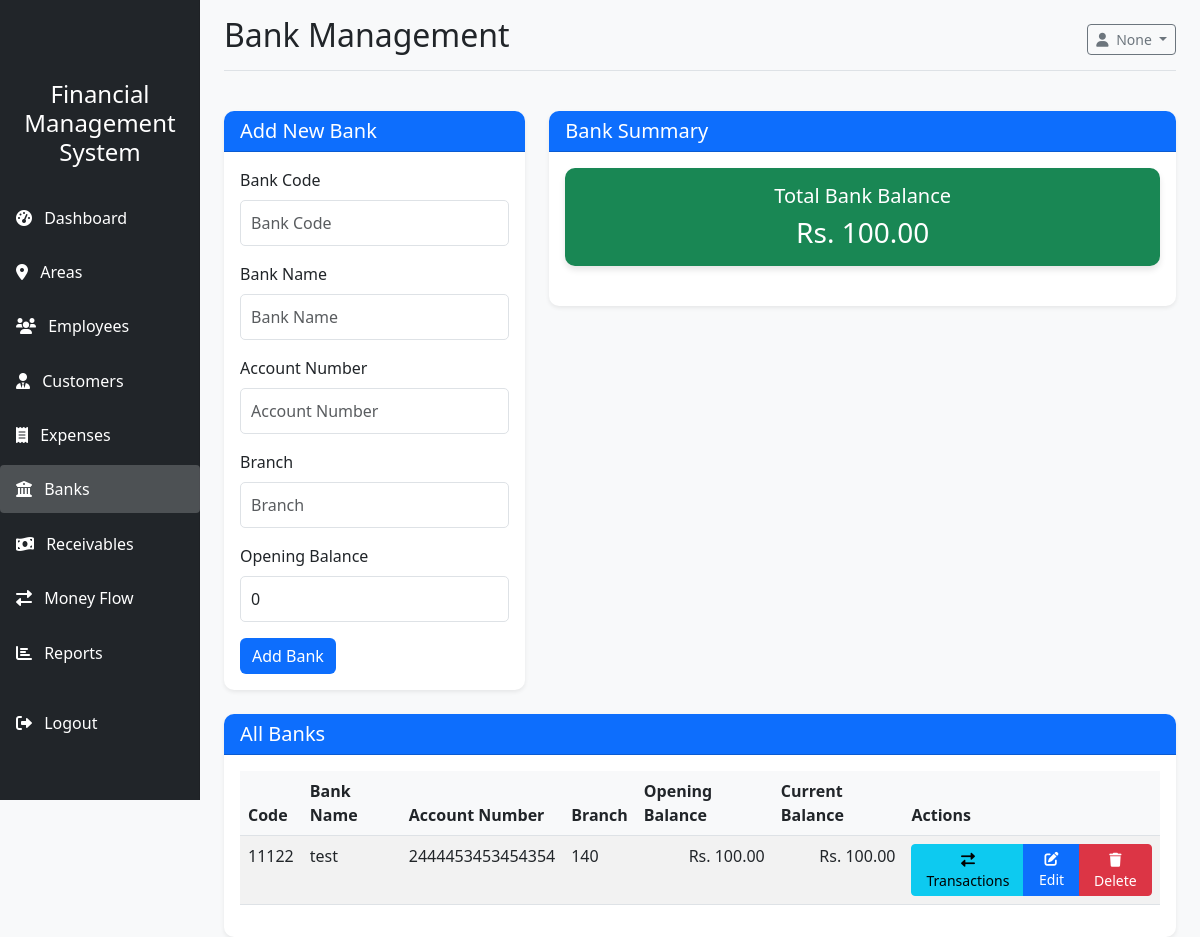
The page /dashboard/banks/ (signed in) on the database its author committed.
### authentication/models.py (models this page shows, shortened)
class User(AbstractUser):
    ROLE_CHOICES = (
        ('admin', 'Admin'),
        ('accountant', 'Accountant'),
    )
    username = None
    email = models.EmailField(_('email address'), unique=True)
    role = models.CharField(max_length=20, choices=ROLE_CHOICES, default='accountant')
    USERNAME_FIELD = 'email'
    REQUIRED_FIELDS = []
    objects = UserManager()

### dashboard/models.py (models this page shows, shortened)
class Bank(models.Model):
    bank_code = models.CharField(max_length=20, unique=True)
    name = models.CharField(max_length=100)
    account_number = models.CharField(max_length=50)
    branch = models.CharField(max_length=100, blank=True, null=True)
    opening_balance = models.DecimalField(max_digits=12, decimal_places=2, default=0)
    current_balance = models.DecimalField(max_digits=12, decimal_places=2, default=0)
    created_at = models.DateTimeField(auto_now_add=True)
    updated_at = models.DateTimeField(auto_now=True)

### dashboard/views.py (the view)
# urls.py: path('banks/', views.banks, name='banks'),
@login_required
def banks(request):
    banks = Bank.objects.all()
    form = BankForm()
    if request.method == 'POST':
        form = BankForm(request.POST)
        if form.is_valid():
            form.save()
            messages.success(request, 'Bank added successfully!')
            return redirect('banks')
    context = {
        'banks': banks,
        'form': form,
        'active_page': 'banks',
        'total_balance': banks.aggregate(Sum('current_balance'))['current_balance__sum'] or 0
    }
    return render(request, 'dashboard/banks.html', context)

### dashboard/forms.py (shortened to what this page needs)
class BankForm(forms.ModelForm):
    class Meta:
        model = Bank
        fields = ['bank_code', 'name', 'account_number', 'branch', 'opening_balance']
        widgets = {
            'bank_code': forms.TextInput(attrs={'class': 'form-control', 'placeholder': 'Bank Code'}),
            'name': forms.TextInput(attrs={'class': 'form-control', 'placeholder': 'Bank Name'}),
            'account_number': forms.TextInput(attrs={'class': 'form-control', 'placeholder': 'Account Number'}),
            'branch': forms.TextInput(attrs={'class': 'form-control', 'placeholder': 'Branch'}),
            'opening_balance': forms.NumberInput(attrs={'class': 'form-control', 'placeholder': 'Opening Balance'}),
        }
        labels = {
            'bank_code': 'Bank Code',
            'name': 'Bank Name',
            'account_number': 'Account Number',
            'branch': 'Branch',
            'opening_balance': 'Opening Balance',
        }

### dashboard/templates/dashboard/banks.html (shortened to what this page needs)
{% extends 'dashboard/dashboard_base.html' %}
{% block page_title %}Bank Management{% endblock %}
{% block dashboard_content %}
<div class="row mb-4">
    <div class="col-md-4">
        <div class="card shadow-sm">
            <div class="card-header bg-primary text-white">
                <h5 class="mb-0">Add New Bank</h5>
            </div>
            <div class="card-body">
                <form method="post" action="{% url 'banks' %}">
                    <div class="mb-3">
                        <label for="{{ form.bank_code.id_for_label }}" class="form-label">{{ form.bank_code.label }}</label>
                        {{ form.bank_code }}
                    </div>
                    <div class="mb-3">
                        <label for="{{ form.name.id_for_label }}" class="form-label">{{ form.name.label }}</label>
                        {{ form.name }}
                    </div>
                    <div class="mb-3">
                        <label for="{{ form.account_number.id_for_label }}" class="form-label">{{ form.account_number.label }}</label>
                        {{ form.account_number }}
                    </div>
                    <div class="mb-3">
                        <label for="{{ form.branch.id_for_label }}" class="form-label">{{ form.branch.label }}</label>
                        {{ form.branch }}
                    </div>
                    <div class="mb-3">
                        <label for="{{ form.opening_balance.id_for_label }}" class="form-label">{{ form.opening_balance.label }}</label>
                        {{ form.opening_balance }}
                    </div>
                    <button type="submit" class="btn btn-primary">Add Bank</button>
                </form>
            </div>
        </div>
    </div>
    <div class="col-md-8">
        <div class="card shadow-sm">
            <div class="card-header bg-primary text-white">
                <h5 class="mb-0">Bank Summary</h5>
            </div>
            <div class="card-body">
                <div class="row mb-4">
                    <div class="col-md-12">
                        <div class="card bg-success text-white">
                            <div class="card-body text-center">
                                <h5 class="card-title">Total Bank Balance</h5>
                                <h3 class="mb-0">Rs. {{ total_balance|floatformat:2 }}</h3>
                            </div>
                        </div>
                    </div>
                </div>
            </div>
        </div>
    </div>
</div>
<div class="row">
    <div class="col-md-12">
        <div class="card shadow-sm">
            <div class="card-header bg-primary text-white">
                <h5 class="mb-0">All Banks</h5>
            </div>
            <div class="card-body">
                <div class="table-responsive">
                    <table class="table table-striped" id="bankTable">
                        <thead>
                            <tr>
                                <th>Code</th>
                                <th>Bank Name</th>
                                <th>Account Number</th>
                                <th>Branch</th>
                                <th>Opening Balance</th>
                                <th>Current Balance</th>
                                <th>Actions</th>
                            </tr>
                        </thead>
                        <tbody>
                            {% for bank in banks %}
                                <tr>
                                    <td>{{ bank.bank_code }}</td>
                                    <td>{{ bank.name }}</td>
                                    <td>{{ bank.account_number }}</td>
                                    <td>{{ bank.branch }}</td>
                                    <td class="text-end">Rs. {{ bank.opening_balance|floatformat:2 }}</td>
                                    <td class="text-end">Rs. {{ bank.current_balance|floatformat:2 }}</td>
                                    <td>
                                        <div class="btn-group" role="group">
                                            <a href="{% url 'bank_transactions' bank.id %}" class="btn btn-sm btn-info">
                                                <i class="fas fa-exchange-alt"></i> Transactions
                                            </a>
                                            <a href="{% url 'edit_bank' bank.id %}" class="btn btn-sm btn-primary">
                                                <i class="fas fa-edit"></i> Edit
                                            </a>
                                            <button type="button" class="btn btn-sm btn-danger" data-bs-toggle="modal" data-bs-target="#deleteBankModal"
                                                data-bank-id="{{ bank.id }}" data-bank-name="{{ bank.name }}">
                                                <i class="fas fa-trash"></i> Delete
                                            </button>
                                        </div>
                                    </td>
                                </tr>
                            {% empty %}
                                <tr>
                                    <td colspan="7" class="text-center">No banks added yet</td>
                                </tr>
                            {% endfor %}
                        </tbody>
                    </table>
                </div>
            </div>
        </div>
    </div>
</div>
{% endblock %}

### dashboard/templates/dashboard/dashboard_base.html (shortened to what this page needs)
{% extends 'base.html' %}
{% block content %}
<div class="container-fluid">
    <div class="row">
        <div class="col-md-3 col-lg-2 d-md-block bg-dark sidebar collapse" id="sidebarMenu">
            <div class="position-sticky pt-3">
                <div class="logo-container">
                    <h4 class="text-white text-center p-3">Financial Management System</h4>
                </div>
                <ul class="nav flex-column">
                    <li class="nav-item">
                        <a class="nav-link text-white {% if active_page == 'dashboard' %}active{% endif %}" href="{% url 'dashboard' %}">
                            <i class="fas fa-tachometer-alt me-2"></i> Dashboard
                        </a>
                    </li>
                    <li class="nav-item">
                        <a class="nav-link text-white {% if active_page == 'areas' %}active{% endif %}" href="{% url 'areas' %}">
                            <i class="fas fa-map-marker-alt me-2"></i> Areas
                        </a>
                    </li>
                    <li class="nav-item">
                        <a class="nav-link text-white {% if active_page == 'employees' %}active{% endif %}" href="{% url 'employees' %}">
                            <i class="fas fa-users me-2"></i> Employees
                        </a>
                    </li>
                    <li class="nav-item">
                        <a class="nav-link text-white {% if active_page == 'customers' %}active{% endif %}" href="{% url 'customers' %}">
                            <i class="fas fa-user-tie me-2"></i> Customers
                        </a>
                    </li>
                    <li class="nav-item">
                        <a class="nav-link text-white {% if active_page == 'expenses' %}active{% endif %}" href="{% url 'expenses' %}">
                            <i class="fas fa-receipt me-2"></i> Expenses
                        </a>
                    </li>
                    <li class="nav-item">
                        <a class="nav-link text-white {% if active_page == 'banks' %}active{% endif %}" href="{% url 'banks' %}">
                            <i class="fas fa-university me-2"></i> Banks
                        </a>
                    </li>
                    <li class="nav-item">
                        <a class="nav-link text-white {% if active_page == 'receivables' %}active{% endif %}" href="{% url 'receivables' %}">
                            <i class="fas fa-money-bill-wave me-2"></i> Receivables
                        </a>
                    </li>
                    <li class="nav-item">
                        <a class="nav-link text-white {% if active_page == 'money_flow' %}active{% endif %}" href="{% url 'money_flow' %}">
                            <i class="fas fa-exchange-alt me-2"></i> Money Flow
                        </a>
                    </li>
                    <li class="nav-item">
                        <a class="nav-link text-white {% if active_page == 'reports' %}active{% endif %}" href="{% url 'reports' %}">
                            <i class="fas fa-chart-bar me-2"></i> Reports
                        </a>
                    </li>
                    <li class="nav-item mt-3">
                        <a class="nav-link text-white" href="{% url 'logout' %}">
                            <i class="fas fa-sign-out-alt me-2"></i> Logout
                        </a>
                    </li>
                </ul>
            </div>
        </div>
        <main class="col-md-9 ms-sm-auto col-lg-10 px-md-4">
            <div class="d-flex justify-content-between flex-wrap flex-md-nowrap align-items-center pt-3 pb-2 mb-3 border-bottom">
                <h1 class="h2">{% block page_title %}Dashboard{% endblock %}</h1>
                <div class="btn-toolbar mb-2 mb-md-0">
                    <div class="dropdown">
                        <button class="btn btn-sm btn-outline-secondary dropdown-toggle" type="button" id="userDropdown" data-bs-toggle="dropdown" aria-expanded="false">
                            <i class="fas fa-user me-1"></i> {{ request.user.username }}
                        </button>
                    </div>
                </div>
            </div>
            {% block dashboard_content %}{% endblock %}
        </main>
    </div>
</div>
{% endblock %}

### static/css/style.css (style rules this page uses)
body { font-family: 'Segoe UI', Tahoma, Geneva, Verdana, sans-serif; background-color: #f8f9fa; }
.sidebar { position: fixed; top: 0; bottom: 0; left: 0; z-index: 100; padding: 48px 0 0; box-shadow: inset -1px 0 0 rgba(0, 0, 0, .1); height: 100vh; }
.sidebar .nav-link { font-weight: 500; color: #333; padding: 0.75rem 1rem; margin: 0.2rem 0; border-radius: 0.25rem; }
.sidebar .nav-link.active { background-color: rgba(255, 255, 255, 0.2); }
.card { border: none; border-radius: 10px; box-shadow: 0 4px 6px rgba(0, 0, 0, 0.1); transition: transform 0.3s; }
.card-header { border-radius: 10px 10px 0 0 !important; font-weight: 600; }
.table th { font-weight: 600; background-color: #f8f9fa; }
.btn-primary { background-color: #0d6efd; border: none; }
.form-label { font-weight: 500; }
.form-control { border-radius: 5px; padding: 10px; }

### rows shown on the page
User: user.username "None"
Bank: bank_code "11122", name "test", account_number "2444453453454354", branch "140", opening_balance "100.00", current_balance "100.00"

### other values the page prints
{{ total_balance|floatformat:2 }} "100.00"
